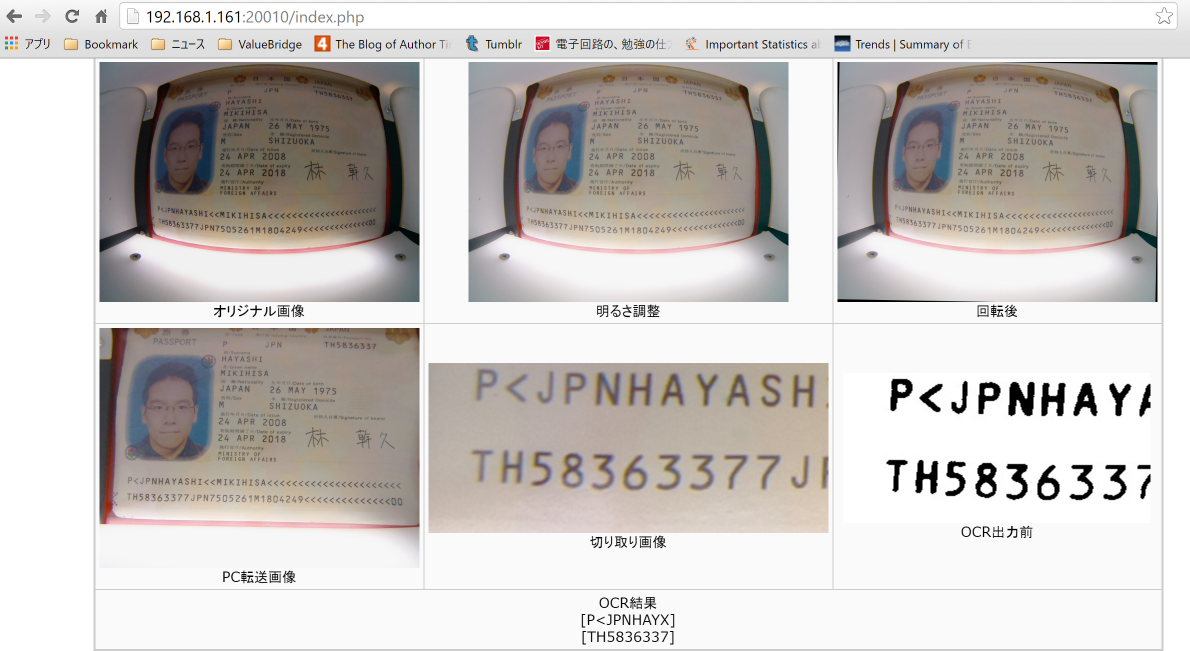
#> input picture houghline/passport.png, 2380 x 1301 px (shown at 1/2 size)
$ python houghline.py
#> lines starting #> are read from the running program, lines starting #| are printed output that depends on the picture; after the words box and inside, x2 and y2 are one past the last pixel; in counts of white or black regions, pixels touching at a corner belong together
import cv2
import numpy as np

img = cv2.imread('passport.png')
#> img is the input picture: shape (1301, 2380, 3); mean B, G, R 195.4, 198.3, 202.6
img = img[950:1070,250:840]
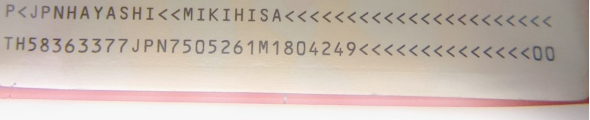
#> img: shape (120, 590, 3); mean B, G, R 176.8, 185.9, 199.5
gray = cv2.cvtColor(img,cv2.COLOR_BGR2GRAY)
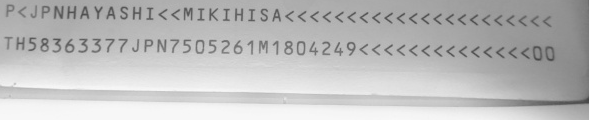
#> gray: shape (120, 590); min 69, max 250, mean 188.9
edges = cv2.Canny(gray,50,150,apertureSize = 3)
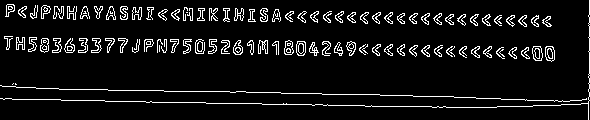
#> edges: shape (120, 590); 7.7% white in thin lines or dots

lines = cv2.HoughLines(edges,1,np.pi/180,200)
#> lines = [[99, 1.59], [88, 1.59]]
for line in lines:
    for rho,theta in line:
        a = np.cos(theta)
        b = np.sin(theta)
        x0 = a*rho
        y0 = b*rho
        x1 = int(x0 + 1000*(-b))
        y1 = int(y0 + 1000*(a))
        x2 = int(x0 - 1000*(-b))
        y2 = int(y0 - 1000*(a))

        cv2.line(img,(x1,y1),(x2,y2),(0,255,255),2)
#> this loop made 2 passes
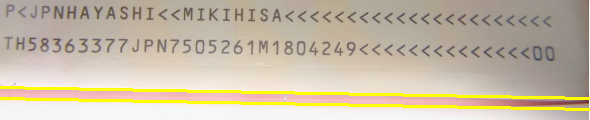
#> img: shape (120, 590, 3); 5% of pixels changed, all inside (x1, y1, x2, y2) = (0, 86, 590, 111)

cv2.imwrite('houghlines_result.jpg',img)
cv2.imwrite('houghlines_edge.jpg',edges)
